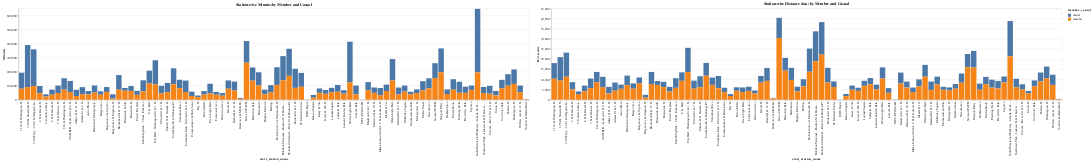

The notebook cell saved with this chart:
### Code cell
visualize_data(df)

### Figure 1 — Vega-Lite specification as saved in the notebook (floating-point values rounded to 4 significant figures; data arrays with more than 128 entries replaced by an {"elided": "..."} marker saying what was removed)
{"config": {"view": {"continuousWidth": 400, "continuousHeight": 300}}, "hconcat": [{"data": {"name": "data-6bc82c48b01a317ca7086f93ac7fa487"}, "mark": "bar", "encoding": {"color": {"field": "member_casual", "type": "nominal"}, "x": {"field": "start_station_name", "type": "nominal"}, "y": {"field": "Minutes", "type": "quantitative"}}, "selection": {"start_station_name": {"type": "single", "fields": ["start_station_name"], "bind": {"input": "select", "options": ["12 St & Sinatra Dr N", "Essex Light Rail", "Christ Hospital", "Grove St PATH", "Willow Ave & 12 St", "Grand St", "Madison St & 1 St", "Union St", "Montgomery St", "Hilltop", "Pershing Field", "Manila & 1st", "City Hall - Washington St & 1 St", "Riverview Park", "Jersey & 6th St", "Bergen Ave & Stegman St", "Communipaw & Berry Lane", "Paulus Hook", "9 St HBLR - Jackson St & 8 St", "Washington St", "Liberty Light Rail", "City Hall", "Hoboken Terminal - River St & Hudson Pl", "5 Corners Library", "Hoboken Terminal - Hudson St & Hudson Pl", "Fairmount Ave", "Jackson Square", "Dey St", "Warren St", "Newport Pkwy", "Clinton St & Newark St", "Baldwin at Montgomery", "Bloomfield St & 15 St", "Clinton St & 7 St", "Harborside", "Brunswick & 6th", "Hoboken Ave at Monmouth St", "Oakland Ave", "Columbus Dr at Exchange Pl", "7 St & Monroe St", "JC Medical Center", "Journal Square", "Mama Johnson Field - 4 St & Jackson St", "Marshall St & 2 St", "Sip Ave", "Southwest Park - Jackson St & Observer Hwy", "Adams St & 11 St", "11 St & Washington St", "8 St & Washington St", "Dixon Mills", "Grant Ave & MLK Dr", "Hudson St & 4 St", "Columbus Park - Clinton St & 9 St", "Morris Canal", "Church Sq Park - 5 St & Park Ave", "Lincoln Park", "Newark Ave", "6 St & Grand St", "Heights Elevator", "Monmouth and 6th", "4 St & Grand St", "Lafayette Park", "Marin Light Rail", "Columbus Drive", "South Waterfront Walkway - Sinatra Dr & 1 St", "Astor Place", "Adams St & 2 St", "Brunswick St", "Glenwood Ave", "Hamilton Park", "14 St Ferry - 14 St & Shipyard Ln", "Stevens - River Ter & 6 St", "Bergen Ave", "Newport PATH", "Grand St & 14 St", "McGinley Square", "Leonard Gordon Park", "Jersey & 3rd", "Madison St & 10 St", "Van Vorst Park", "JCBS Depot", "Bergen Ave & Sip Ave", "York St & Marin Blvd", "MTL-ECO5-LAB"]}}}, "title": "Station-wise Minutes by Member and Casual", "transform": [{"filter": {"selection": "start_station_name"}}]}, {"data": {"name": "data-6bc82c48b01a317ca7086f93ac7fa487"}, "mark": "bar", "encoding": {"color": {"field": "member_casual", "type": "nominal"}, "x": {"field": "start_station_name", "type": "nominal"}, "y": {"field": "Haversine", "type": "quantitative"}}, "selection": {"start_station_name": {"type": "single", "fields": ["start_station_name"], "bind": {"input": "select", "options": ["12 St & Sinatra Dr N", "Essex Light Rail", "Christ Hospital", "Grove St PATH", "Willow Ave & 12 St", "Grand St", "Madison St & 1 St", "Union St", "Montgomery St", "Hilltop", "Pershing Field", "Manila & 1st", "City Hall - Washington St & 1 St", "Riverview Park", "Jersey & 6th St", "Bergen Ave & Stegman St", "Communipaw & Berry Lane", "Paulus Hook", "9 St HBLR - Jackson St & 8 St", "Washington St", "Liberty Light Rail", "City Hall", "Hoboken Terminal - River St & Hudson Pl", "5 Corners Library", "Hoboken Terminal - Hudson St & Hudson Pl", "Fairmount Ave", "Jackson Square", "Dey St", "Warren St", "Newport Pkwy", "Clinton St & Newark St", "Baldwin at Montgomery", "Bloomfield St & 15 St", "Clinton St & 7 St", "Harborside", "Brunswick & 6th", "Hoboken Ave at Monmouth St", "Oakland Ave", "Columbus Dr at Exchange Pl", "7 St & Monroe St", "JC Medical Center", "Journal Square", "Mama Johnson Field - 4 St & Jackson St", "Marshall St & 2 St", "Sip Ave", "Southwest Park - Jackson St & Observer Hwy", "Adams St & 11 St", "11 St & Washington St", "8 St & Washington St", "Dixon Mills", "Grant Ave & MLK Dr", "Hudson St & 4 St", "Columbus Park - Clinton St & 9 St", "Morris Canal", "Church Sq Park - 5 St & Park Ave", "Lincoln Park", "Newark Ave", "6 St & Grand St", "Heights Elevator", "Monmouth and 6th", "4 St & Grand St", "Lafayette Park", "Marin Light Rail", "Columbus Drive", "South Waterfront Walkway - Sinatra Dr & 1 St", "Astor Place", "Adams St & 2 St", "Brunswick St", "Glenwood Ave", "Hamilton Park", "14 St Ferry - 14 St & Shipyard Ln", "Stevens - River Ter & 6 St", "Bergen Ave", "Newport PATH", "Grand St & 14 St", "McGinley Square", "Leonard Gordon Park", "Jersey & 3rd", "Madison St & 10 St", "Van Vorst Park", "JCBS Depot", "Bergen Ave & Sip Ave", "York St & Marin Blvd", "MTL-ECO5-LAB"]}}}, "title": "Station-wise Distance (km) by Member and Casual", "transform": [{"filter": {"selection": "start_station_name"}}]}], "$schema": "https://vega.github.io/schema/vega-lite/v4.17.0.json", "datasets": {"data-6bc82c48b01a317ca7086f93ac7fa487": {"elided": "166 records"}}}
